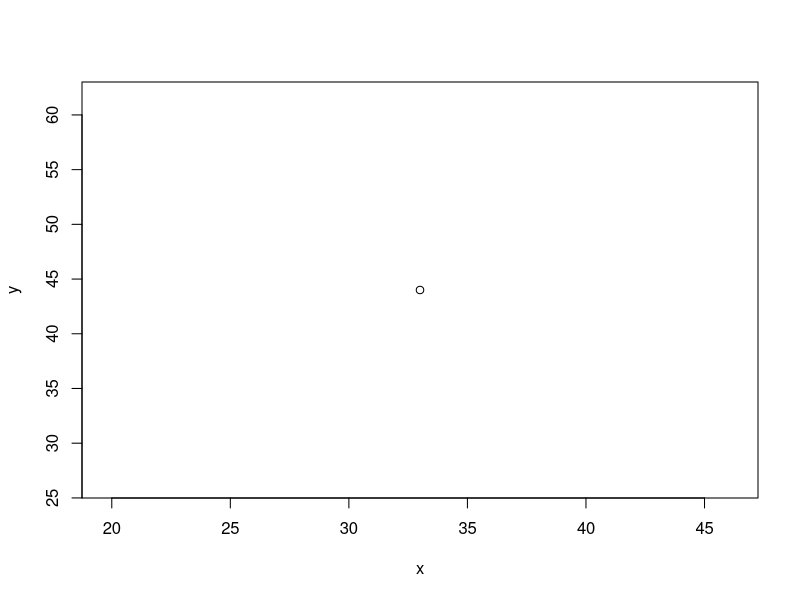
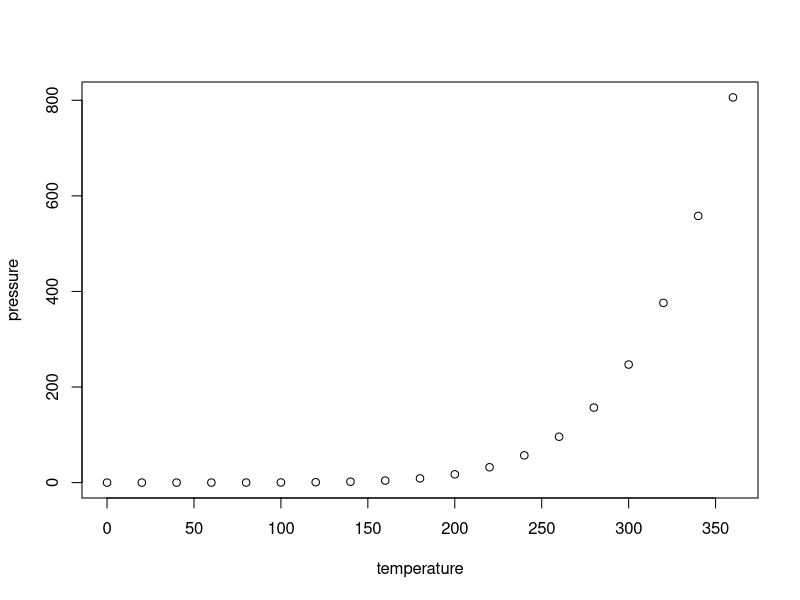

Here is the R script that generated these plots, in order:
## ---- chunk 1
knitr::opts_chunk$set(echo = TRUE)
## ---- chunk 2
x <- 33
y <- 44
plot(x,y)
## ---- chunk 3
summary(cars)
## ---- chunk 4
plot(pressure)
